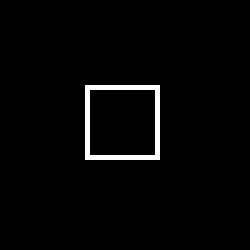
#> input picture Heckle/grade/pateli21/init.bmp, 50 x 50 px, found by its file name (shown 5 times larger)
$ python Program.py
#> lines starting #> are read from the running program, lines starting #| are printed output that depends on the picture; after the words box and inside, x2 and y2 are one past the last pixel; in counts of white or black regions, pixels touching at a corner belong together
import cv2
import numpy as np

liveColor=(0,0,0)
deadColor=(255,255,255)

live=1
dead=0

#shows the cellular automata
#@param img is the defined cellular automata
#@param title is the title
#@param wait is the amount of time in milliseconds
def show(img, title="image", wait=30):
    resized = cv2.resize(np.uint8(img), (600,600), interpolation = cv2.INTER_AREA)
    cv2.imshow(title, resized)
    cv2.waitKey(wait)

#defines the cellular automata
#@param ca is the cellular automata
#@param wait is the amount of time in milliseconds
def showCA(ca, wait=30):
    h,w = ca.shape[:2]
    out = np.zeros((h,w,3))

    out[ca==live]=liveColor
    out[ca==dead]=deadColor
    show(out, wait=wait)


#reads an inputed image
#@param filename is the name of the file you are inserting
#@return out is the read file
def load(filename):
#> called with filename = 'init.bmp'
    img=cv2.imread(filename)
#> img is the input picture: shape (50, 50, 3); 2.2% white in thin lines or dots, all inside (x1, y1, x2, y2) = (17, 17, 32, 32)
    h,w = img.shape[:2]
#> h = 50; w = 50
    out = np.zeros((h,w))
    out[img[:,:,1]==0]=live
    out[img[:,:,1]==255]=dead
    return out


#plays the game of life
#@param ca is the cellular automata
#@return newCA is the cellular automata after going through the game
def iterate(ca):
    newCA=ca*1
    kernel=np.int16([[1,1,1],
                     [1,0,1],
                     [1,1,1]])

    liveCells=np.int16(ca==live)
    neighborCount=cv2.filter2D(liveCells,-1,kernel,borderType=cv2.BORDER_CONSTANT)

    newCA[np.logical_and(ca==live,2>neighborCount)]=dead
    newCA[np.logical_or(np.logical_and(ca==live,2==neighborCount),np.logical_and(ca==live,3==neighborCount))]=live
    newCA[np.logical_and(ca==live,3<neighborCount)]=dead
    newCA[np.logical_and(ca==dead,3==neighborCount)]=live

    return newCA


ca=load("init.bmp")
fps=30
showCA(ca,0)
#> in show, `cv2.imshow(title, resized)`:
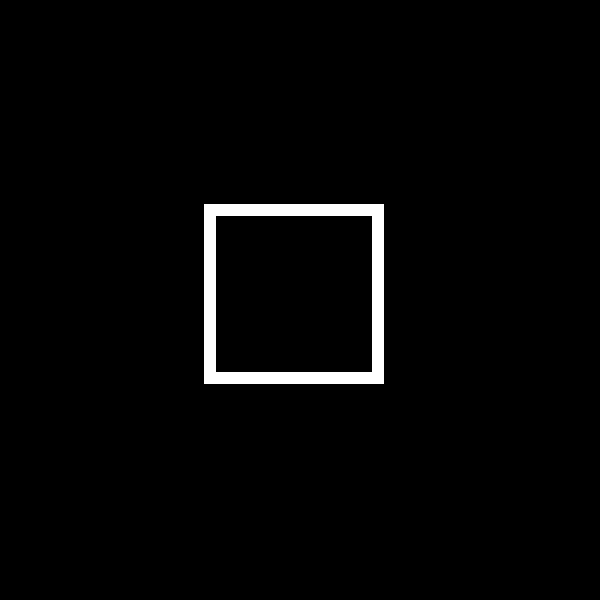
#> window 'image': shape (600, 600, 3); 2.2% white; 1 white region, box (x1, y1, x2, y2) and area: (204, 204, 384, 384) 8064
#animates the game (1000 iterates)
for i in range(1000):
    showCA(ca,1000//fps)
    ca=iterate(ca)
#> this loop made 1000 passes
#> pass 2, in show (call 3), `cv2.imshow(title, resized)`:
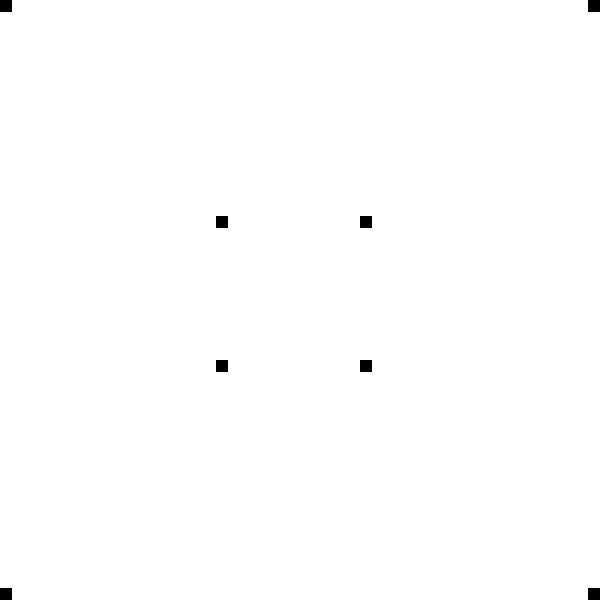
#> window 'image': shape (600, 600, 3); 99.7% white; 8 black regions, largest, box (x1, y1, x2, y2) and area: (0, 0, 12, 12) 144, (588, 0, 600, 12) 144, (216, 216, 228, 228) 144
showCA(ca,0)
